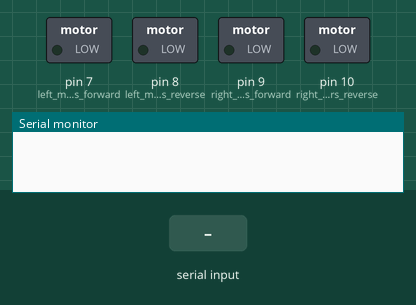
A sketch run on a simulated Arduino Uno, built with avr-gcc and run on an emulated ATmega328P. Parts: switched loads named in the sketch (green lamp = pin HIGH), the last lines printed to the serial monitor. The inputs (shaded band) are chosen by the test bench.

Above: at 1.2 s.
1.3 s: "F" received over Serial
At 2.1 s:
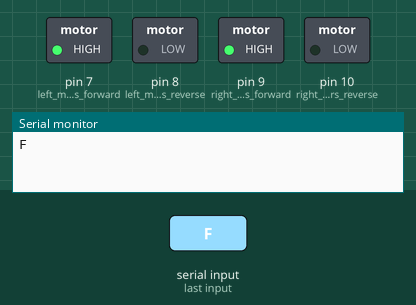
2.9 s: "B" received over Serial
At 3.3 s:
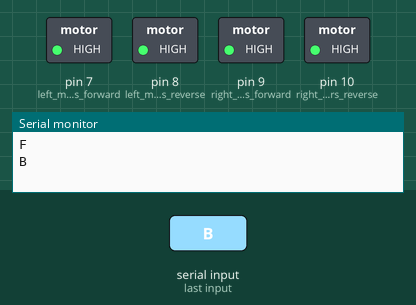
Timing chart, 0 to 5.9 s (numbered marks = the images above; inputs shaded):
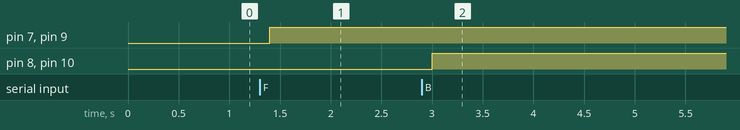

Measured:
- after the input at 1.3 s, pin 7 (left_motors_forward), pin 9 (right_motors_forward): LOW → HIGH after 0.10 s
- after the input at 2.9 s, pin 8 (left_motors_reverse), pin 10 (right_motors_reverse): LOW → HIGH after 0.10 s

The sketch:

7.1C.ino
```cpp
char m;

void setup() {
pinMode(7,OUTPUT);   //left motors forward
pinMode(8,OUTPUT);   //left motors reverse
pinMode(9,OUTPUT);   //right motors forward
pinMode(10,OUTPUT);   //right motors reverse
Serial.begin(9600);

}

void loop() {
if(Serial.available()){
  m = Serial.read();
  Serial.println(m);
}

if(m == 'F'){            //move forward(all motors rotate in forward direction)
  digitalWrite(9,HIGH);
  digitalWrite(7,HIGH);
}

else if(m == 'B'){      //move reverse (all motors rotate in reverse direction)
  digitalWrite(8,HIGH);
  digitalWrite(10,HIGH);
}

else if(m == 'L'){
  digitalWrite(9,HIGH);   //turn left (right side motors rotate in forward direction while left side motors don't rotate)
}

else if(m == 'R'){      //turn right (left side motors rotate in forward direction while right side motors don't rotate)
  digitalWrite(7,HIGH);
}


else if(m == 'S'){      // stops all motors
  digitalWrite(9,LOW);
  digitalWrite(8,LOW);
  digitalWrite(7,LOW);
  digitalWrite(10,LOW);
}


delay(100);
}
```
